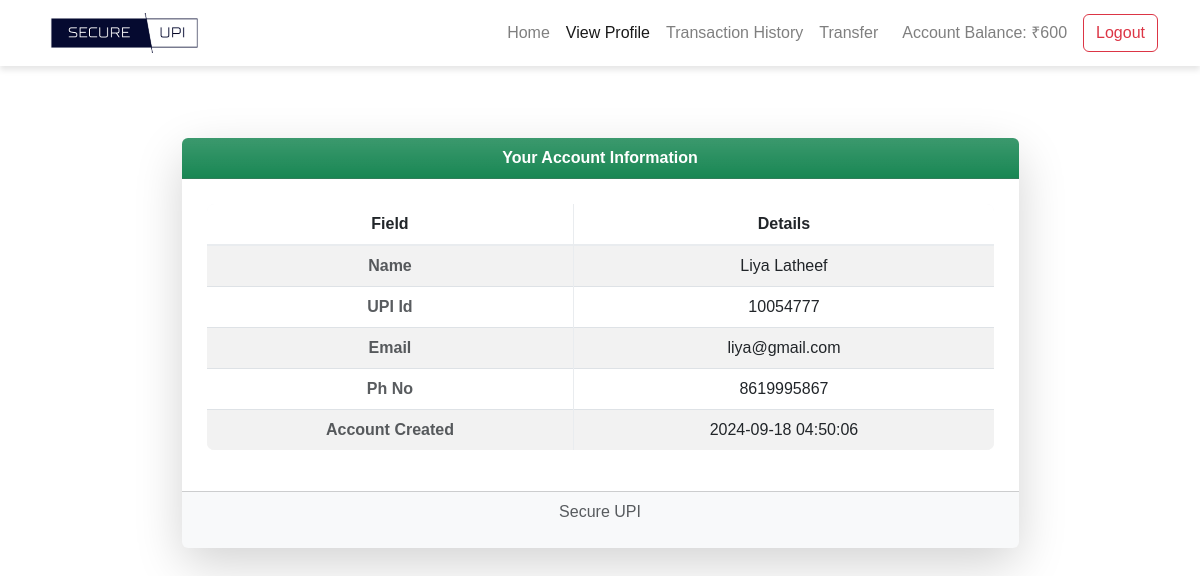
/accounts.php (signed in), run on the app's committed database.
### tables this page shows
CREATE TABLE `useraccounts` (
  `id` int NOT NULL,
  `email` text NOT NULL,
  `password` text NOT NULL,
  `name` varchar(20) NOT NULL,
  `balance` varchar(10) NOT NULL,
  `aadhaar` varchar(12) NOT NULL,
  `number` varchar(20) NOT NULL,
  `address` varchar(30) NOT NULL,
  `accountNo` varchar(20) NOT NULL,
  `date` timestamp NOT NULL DEFAULT CURRENT_TIMESTAMP,
  `Previous_Fraudulent_Activity` varchar(10) DEFAULT NULL,
  `Daily_Transaction_Count` varchar(10) DEFAULT NULL,
  `Failed_Transaction_Count` varchar(10) DEFAULT NULL,
  `upi_pin` text,
  `branch` varchar(10) DEFAULT NULL,
  `Avg_Transaction_Amount` varchar(10) DEFAULT NULL,
  `Acc_Age` varchar(10) DEFAULT NULL,
  `Risk_Score` varchar(10) DEFAULT NULL
);

### assets/db.php (called while the page is built, shortened)
<?php
    $con = new mysqli('localhost','root','1997','mybank');
    $ar = $con->query("select * from useraccounts,branch where id = '$_SESSION[userId]' AND userAccounts.branch = branch.branchId");
    $userData = $ar->fetch_assoc();
?>

### accounts.php (the view, shortened to what this page needs)
<!DOCTYPE html>
<html>
<head>
  <?php require 'assets/autoloader.php'; ?>
  <?php require 'assets/db.php'; ?>
  <link href="https://cdn.jsdelivr.net/npm/bootstrap@5.3.0-alpha3/dist/css/bootstrap.min.css" rel="stylesheet">
</head>
<body style="background:#ffffff;background-size: 100%">
<nav class="navbar navbar-expand-lg navbar-light">
    <div class="container">
        <a class="navbar-brand" href="#">
            <img src="images/logo.png" alt="Secure UPI">
        </a>
        <div class="collapse navbar-collapse" id="navbarNav">
            <ul class="navbar-nav ms-auto">
                <li class="nav-item">
                    <a class="nav-link" href="index.php">Home</a>
                </li>
                <li class="nav-item">
                    <a class="nav-link active" href="accounts.php">View Profile</a>
                </li>
                <li class="nav-item">
                    <a class="nav-link" href="statements.php">Transaction History</a>
                </li>
                <li class="nav-item">
                    <a class="nav-link" href="transfer.php">Transfer</a>
                </li>
            </ul>
            <span class="navbar-text ms-3">
                Account Balance: ₹<?php echo isset($_SESSION['user']['balance']) ? $_SESSION['user']['balance'] : '0'; ?>
            </span>
            <a href="logout.php" class="btn btn-outline-danger ms-3">Logout</a>
        </div>
    </div>
</nav>
<br>
<div class="container mt-5">
    <div class="card w-75 mx-auto border-0 shadow-lg rounded-4">
        <div class="card-header text-center fw-bold bg-success bg-gradient text-white rounded-top">
            Your Account Information
        </div>
        <div class="card-body p-4">
            <table class="table table-hover table-striped table-bordered text-center align-middle rounded-3 overflow-hidden">
                <thead class="bg-light text-success">
                    <tr>
                        <th scope="col" class="fw-bold text-center">Field</th>
                        <th scope="col" class="fw-bold text-center">Details</th>
                    </tr>
                </thead>
                <tbody>
                    <tr>
                        <th scope="row" class="text-center text-muted">Name</th>
                        <td class="text-center"><?php echo $userData['name']; ?></td>
                    </tr>
                    <tr>
                        <th scope="row" class="text-center text-muted">UPI Id</th>
                        <td class="text-center"><?php echo $userData['accountNo']; ?></td>
                    </tr>
                    <tr>
                        <th scope="row" class="text-center text-muted">Email</th>
                        <td class="text-center"><?php echo $userData['email']; ?></td>
                    </tr>
                    <tr>
                        <th scope="row" class="text-center text-muted">Ph No</th>
                        <td class="text-center"><?php echo $userData['number']; ?></td>
                    </tr>
                    <tr>
                        <th scope="row" class="text-center text-muted">Account Created</th>
                        <td class="text-center"><?php echo $userData['date']; ?></td>
                    </tr>
                </tbody>
            </table>
        </div>
        <div class="card-footer text-center text-muted bg-light rounded-bottom">
        <p>Secure UPI</p>
      </div>
    </div>
</div>
</body>
</html>

### accounts.php (style rules this page uses)
body { background: url('images/background.jpg') no-repeat center center fixed; background-size: cover; font-family: 'Arial', sans-serif; color: #333; }
.navbar { background-color: rgba(255, 255, 255, 0.4); backdrop-filter: blur(5px); box-shadow: 0 4px 6px rgba(0, 0, 0, 0.1); }
.navbar-brand img { height: 40px; }

### data on the page
useraccounts: name "Liya Latheef", accountNo "10054777", email "liya@gmail.com", number "8619995867", date "2024-09-18 04:50:06"

### other printed values
$_SESSION['user']['balance'] "600"
